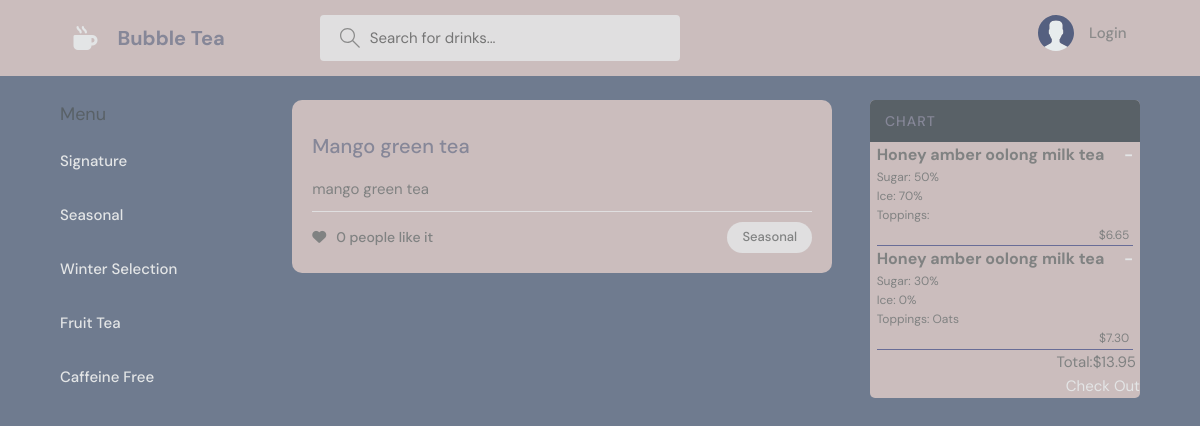
Page /?q=Seasonal on the committed database.
### base/models.py (models this page shows, shortened)
class Section(models.Model):
    name = models.CharField(max_length=300)

class Drink(models.Model):
    name = models.CharField(max_length=200)
    section = models.ForeignKey(Section,on_delete=models.SET_NULL,null = True)
    description = models.TextField(null=True,blank=True)
    price = models.FloatField(blank=False,null=True)
    like = models.IntegerField(null=True,default=0)

class Chart(models.Model):
    user = models.ForeignKey(User,on_delete=models.CASCADE)
    drink = models.ForeignKey(Drink,on_delete=models.SET_NULL,null = True)######todo得加一个drink
    sugar = models.TextField()
    ice = models.TextField()
    toppings = models.ManyToManyField(Topping,related_name='toppings',blank=True)
    updated = models.DateTimeField(auto_now=True)
    created = models.DateTimeField(auto_now_add=True)
    price = models.FloatField(null=True)
    class Meta:
        ordering = ['-updated','-created']

class Topping(models.Model):
    name = models.CharField(max_length=300)
    price = models.FloatField(blank=False,null=True)

### base/views.py (the view)
# urls.py: path('',views.home,name='home'),
def home(request):
    q = request.GET.get('q') if request.GET.get('q') != None else ''
    drink = Drink.objects.filter(
        Q(section__name__icontains = q) |
        Q(name__icontains = q)
        )
    section = Section.objects.all()
    chart = Chart.objects.all()
    total_price = Chart.objects.all().aggregate(Sum('price'))['price__sum']
    if total_price == None:
        total_price=0
    return render(request,'base/home.html',{'section':section,'drink':drink,'chart':chart,'total_price':total_price})

### base/templates/base/home.html (shortened to what this page needs)
{% extends 'main.html' %}
{% block content %}
<main class="layout layout--3">
    <div class="container">
      {% include 'base/menu.html' %}
      <div class="roomList">
        <div style="overflow: scroll; height: 580px;">
        {% include 'base/item_info.html' %}
      </div>
      </div>
      {% include 'base/chart.html' %}
    </div>
  </main>
{% endblock content %}

### base/templates/base/menu.html
<div class="topics">
    <div class="topics__header">
      <a href="{% url 'home' %}" style="color: #596167; font-size: large;" >Menu</a>
    </div>
    <ul class="topics__list">
      {% for s in section %}
      <li>
        <a href="{% url 'home' %}?q={{s.name}}" class="active">{{s.name}}</a>
      </li>
      {% endfor %}
    </ul>
  </div>

### base/templates/base/item_info.html
{% for d in drink %}
<div class="roomListRoom">
    <div>
        <div class="roomListRoom__content">
            <a href="{% url 'topping' d.id %}">{{d.name}}</a>
            <p>{{d.description}}</p>
          </div>
        <div class="roomListRoom__meta">
            <a href="{% url 'like_Drink' d.id %}" class="roomListRoom__joined">
                <i class="fa-solid fa-heart"></i>
              {{d.like}} people like it
            </a>
            <p class="roomListRoom__topic">{{d.section.name}}</p>
          </div>
    </div>
</div>
{% endfor %}

### base/templates/base/chart.html (shortened to what this page needs)
<div class="activities">
    <div class="activities__header">
      <h2>Chart</h2>
    </div>
    <div>
      {% for c in chart %}
        <div class="chart_detail">
          <h3>{{c.drink.name}}</3> <span style="float: right;"><a href="{% url 'delete_Topping' c.id %}">-</a></span>
          <p>Sugar: {{c.sugar}}%</p>
          <p>Ice: {{c.ice}}%</p>
          <p>Toppings:
          {% for t in c.toppings.all %}
          {{t.name}}
          {% endfor %}
          </p>
          <p class ="price_line">${{c.price|floatformat:2}}</p>
          <hr style="height:1.5px;border-width:0;color:#696d97;background-color:#696d97">
        </div>
      {% endfor %}
        <p class ="price_line">Total:${{total_price|floatformat:2}}</p>
        <a href="" style="float: right;">Check Out</a>
    </div>
  </div>

### static/styles/style.css (style rules this page uses)
:root { --color-main: #e3e5e6; --color-main-light: #e1f6fb; --color-dark: #cbbdbd; --color-dark-medium: #e0dfe0; --color-dark-light: #596167; --color-light: #868798; --color-gray: #8b8b8b; --color-light-gray: #808282; --color-bg: #6f7b8f; --color-success: #5dd693; --color-error: #fc4b0b; }
* { font-family: "DM Sans", -apple-system, BlinkMacSystemFont, "Segoe UI", Roboto, Oxygen, Ubuntu, Cantarell, "Open Sans", "Helvetica Neue", sans-serif; margin: 0; padding: 0; box-sizing: border-box; text-rendering: optimizeLegibility; font-size: inherit; }
html { font-size: 56.25%; }
@media only screen and (min-width: 1200px) { html { font-size: 62.5%; } }
body { line-height: 1.6; font-weight: 400; font-size: 1.5rem; color: var(--color-light-gray); background-color: var(--color-bg); min-height: 100vh; }
a { display: inline-block; color: var(--color-main); text-decoration: none; }
.container { max-width: 120rem; width: 90%; margin: auto; }
.layout { margin-top: 2.4rem; }
.layout > .container { display: flex; justify-content: space-between; align-items: flex-start; }
.layout--3 > .container > div:first-child { flex-basis: 18%; max-width: 22.5rem; }
.layout--3 > .container > div:nth-child(2) { flex-basis: 50%; }
.layout--3 > .container > div:last-child { flex-basis: 25%; }
.topics__header { margin-bottom: 2rem; }
.topics__list { list-style: none; }
.topics__list li a { display: flex; justify-content: space-between; margin-bottom: 3rem; font-weight: 500; color: var(--color-light-gray); transition: all 0.3s ease-in-out; }
.topics__list li a.active, .topics__list li a:hover { color: var(--color-main); }
.roomListRoom { margin-bottom: 2.4rem; background-color: var(--color-dark); border-radius: 1rem; padding: 2rem; }
.roomListRoom__content { margin: 1rem 0; }
.roomListRoom__content a { font-size: 2rem; font-weight: 500; margin-bottom: 1.5rem; color: var(--color-light); transition: all 0.3s ease-in-out; }
.roomListRoom__meta { border-top: 1px solid var(--color-dark-medium); padding-top: 1rem; display: flex; align-items: center; justify-content: space-between; }
.roomListRoom__joined { color: var(--color-light-gray); display: flex; align-items: center; gap: 1rem; font-size: 1.4rem; font-weight: 500; }
.roomListRoom__topic { padding: 5px 1.5rem; background-color: var(--color-dark-medium); border-radius: 5rem; font-weight: 500; font-size: 1.3rem; }
.activities { background: var(--color-dark); border-radius: 5px; overflow: hidden; }
.activities__header h2 { background-color: var(--color-dark-light); text-transform: uppercase; font-weight: 500; padding: 1rem 1.5rem; color: var(--color-light); letter-spacing: 1px; font-size: 1.4rem; }

### base/templates/base/chart.html (style rules this page uses)
.chart_detail { padding-left: 5pt; padding-right: 5pt; }
.chart_detail h3 { font-size: 12pt; }
.chart_detail p { font-size: 9pt; font-weight:normal }
.price_line { text-align: right; padding-right: 3pt; }

### rows in the picture
Section: name "Signature"
Section: name "Seasonal"
Section: name "Winter Selection"
Section: name "Fruit Tea"
Section: name "Caffeine Free"
Drink: name "Mango green tea", description "mango green tea", like "0", section.name "Seasonal"
Chart: drink.name "Honey amber oolong milk tea", sugar "50", ice "70", price "6.65"
Chart: drink.name "Honey amber oolong milk tea", sugar "30", ice "0", price "7.30"
Topping: name "Oats"

### other values in the picture
{{ total_price|floatformat:2 }} "13.95"
